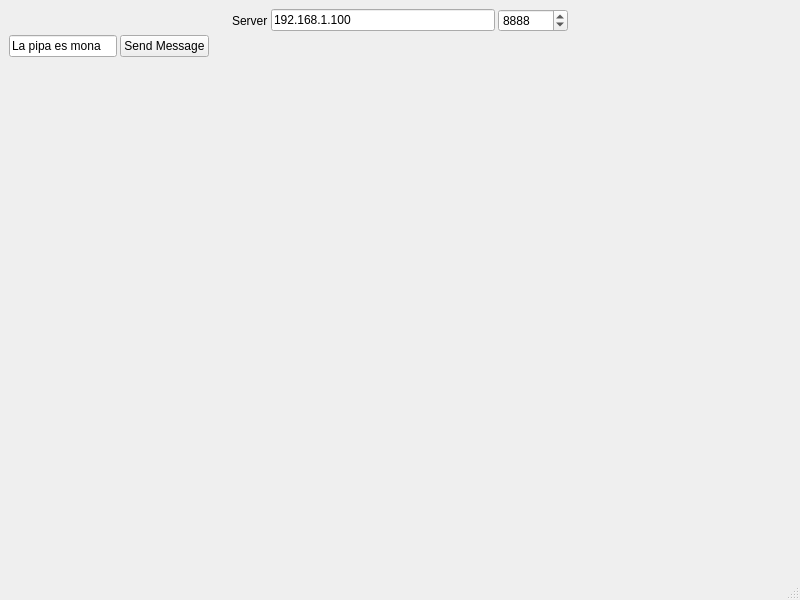
<?xml version="1.0" encoding="UTF-8"?>
<ui version="4.0">
 <class>MainWindow</class>
 <widget class="QMainWindow" name="MainWindow">
  <property name="geometry">
   <rect>
    <x>0</x>
    <y>0</y>
    <width>800</width>
    <height>600</height>
   </rect>
  </property>
  <property name="windowTitle">
   <string>MainWindow</string>
  </property>
  <widget class="QWidget" name="centralwidget">
   <layout class="QVBoxLayout" name="verticalLayout_2">
    <item>
     <layout class="QVBoxLayout" name="verticalLayout" stretch="0,0,1">
      <property name="spacing">
       <number>3</number>
      </property>
      <item>
       <layout class="QHBoxLayout" name="horizontalLayout">
        <item>
         <spacer name="horizontalSpacer_2">
          <property name="orientation">
           <enum>Qt::Horizontal</enum>
          </property>
          <property name="sizeHint" stdset="0">
           <size>
            <width>40</width>
            <height>20</height>
           </size>
          </property>
         </spacer>
        </item>
        <item>
         <widget class="QLabel" name="label">
          <property name="text">
           <string>Server</string>
          </property>
         </widget>
        </item>
        <item>
         <widget class="QLineEdit" name="addressLineEdit">
          <property name="text">
           <string>192.168.1.100</string>
          </property>
         </widget>
        </item>
        <item>
         <widget class="QSpinBox" name="portSpinBox">
          <property name="minimumSize">
           <size>
            <width>70</width>
            <height>0</height>
           </size>
          </property>
          <property name="maximum">
           <number>65535</number>
          </property>
          <property name="value">
           <number>8888</number>
          </property>
         </widget>
        </item>
        <item>
         <spacer name="horizontalSpacer">
          <property name="orientation">
           <enum>Qt::Horizontal</enum>
          </property>
          <property name="sizeHint" stdset="0">
           <size>
            <width>40</width>
            <height>20</height>
           </size>
          </property>
         </spacer>
        </item>
       </layout>
      </item>
      <item>
       <layout class="QHBoxLayout" name="horizontalLayout_2" stretch="0,0,1">
        <item>
         <widget class="QLineEdit" name="messageLineEdit">
          <property name="text">
           <string>La pipa es mona</string>
          </property>
         </widget>
        </item>
        <item>
         <widget class="QPushButton" name="messagePushButton">
          <property name="text">
           <string>Send Message</string>
          </property>
         </widget>
        </item>
        <item>
         <widget class="QLabel" name="messageLabel">
          <property name="text">
           <string/>
          </property>
         </widget>
        </item>
       </layout>
      </item>
      <item>
       <layout class="QHBoxLayout" name="horizontalLayout_3"/>
      </item>
     </layout>
    </item>
   </layout>
  </widget>
  <widget class="QMenuBar" name="menubar">
   <property name="geometry">
    <rect>
     <x>0</x>
     <y>0</y>
     <width>800</width>
     <height>21</height>
    </rect>
   </property>
  </widget>
  <widget class="QStatusBar" name="statusbar"/>
 </widget>
 <resources/>
 <connections/>
</ui>
